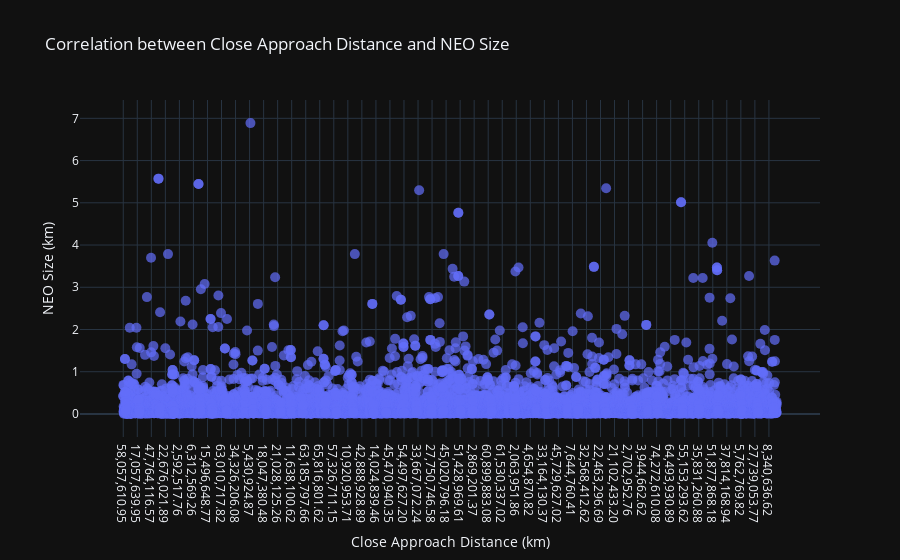

Here is the notebook cell this chart was saved with:
### Code cell
import pandas as pd
import plotly.graph_objects as go

# Sample data
neo_sizes = df['NEO Size (km)']
close_distances = df['Close Approach Distance (km)']

# Create the scatter plot with adjusted marker size and transparency
fig = go.Figure(data=go.Scatter(
    x=close_distances,
    y=neo_sizes,
    mode='markers',
    marker=dict(
        size=10,  # Adjust the marker size to make them more visible
        opacity=0.7  # Set marker opacity to make them semi-transparent
    )
))

# Set axis labels and title
fig.update_layout(
    xaxis_title='Close Approach Distance (km)',
    yaxis_title='NEO Size (km)',
    title='Correlation between Close Approach Distance and NEO Size'
)

# Format the close approach distance labels
fig.update_traces(textposition='top center', texttemplate='%{x:.2f}')  # Displaying two decimal places

# Display the plot
fig.show()

### Figure 1 — Plotly figure (JSON) as saved in the notebook; plotly's stock layout.template omitted (floating-point values rounded to 4 significant figures; data arrays with more than 128 entries replaced by an {"elided": "..."} marker saying what was removed)
{"data": [{"marker": {"opacity": 0.7, "size": 10}, "mode": "markers", "x": {"elided": "7951 str values"}, "y": {"elided": "7951 float values"}, "type": "scatter", "textposition": "top center", "texttemplate": "%{x:.2f}"}], "layout": {"xaxis": {"title": {"text": "Close Approach Distance (km)"}}, "yaxis": {"title": {"text": "NEO Size (km)"}}, "title": {"text": "Correlation between Close Approach Distance and NEO Size"}}}
